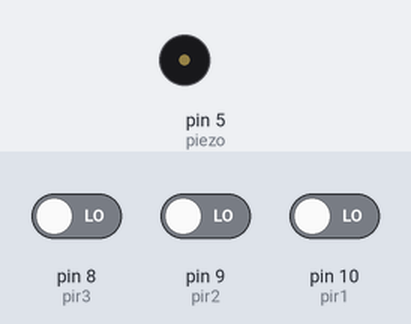
This sketch was run on a simulated Arduino Uno, built with avr-gcc and run on an emulated ATmega328P. Shown: buzzer (waves = sounding, pin HIGH). Inputs (shaded band) come from the test bench; at power-on: pin 8 (pir3) LOW, pin 9 (pir2) LOW, pin 10 (pir1) LOW.

Above: at 1.2 s.
1.3 s: pin 8 (pir3) driven HIGH
At 2.5 s:
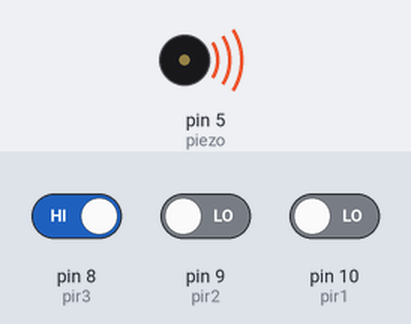
2.8 s: pin 8 (pir3) driven LOW
At 3.7 s:
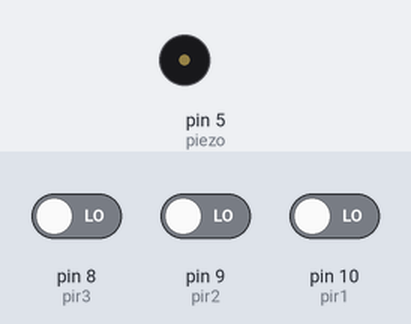
4.3 s: pin 9 (pir2) driven HIGH
At 4.9 s:
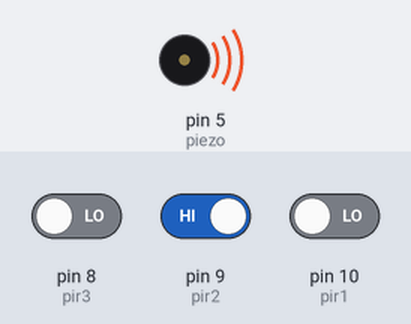
Timing chart, 0 to 7.3 s (numbered marks = the images above; inputs shaded):
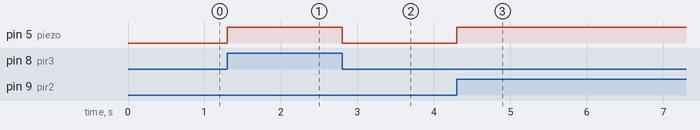

The sketch:

AlarmSystem.ino
```cpp
int pir1 = 10;
int pir2 = 9;
int pir3 = 8;

int piezo = 5;

int pirVal1 = LOW;
int pirVal2 = LOW;
int pirVal3 = LOW;

void setup()
{
  pinMode(pir1, INPUT);
  pinMode(pir2, INPUT);
  pinMode(pir3, INPUT);

  pinMode(piezo, OUTPUT);

}

void loop()
{
  pirVal1 = digitalRead(pir1);
  pirVal2 = digitalRead(pir2);
  pirVal3 = digitalRead(pir3);

  if(pirVal1 == HIGH || pirVal2 == HIGH || pirVal3 == HIGH)
  {
     digitalWrite(piezo, HIGH);
  }
  else
  {
    digitalWrite(piezo, LOW);
  }
}
```

Measured:
- after the input at 1.3 s, pin 5 (piezo): LOW → HIGH at once
- after the input at 2.8 s, pin 5 (piezo): HIGH → LOW at once
- after the input at 4.3 s, pin 5 (piezo): LOW → HIGH at once
